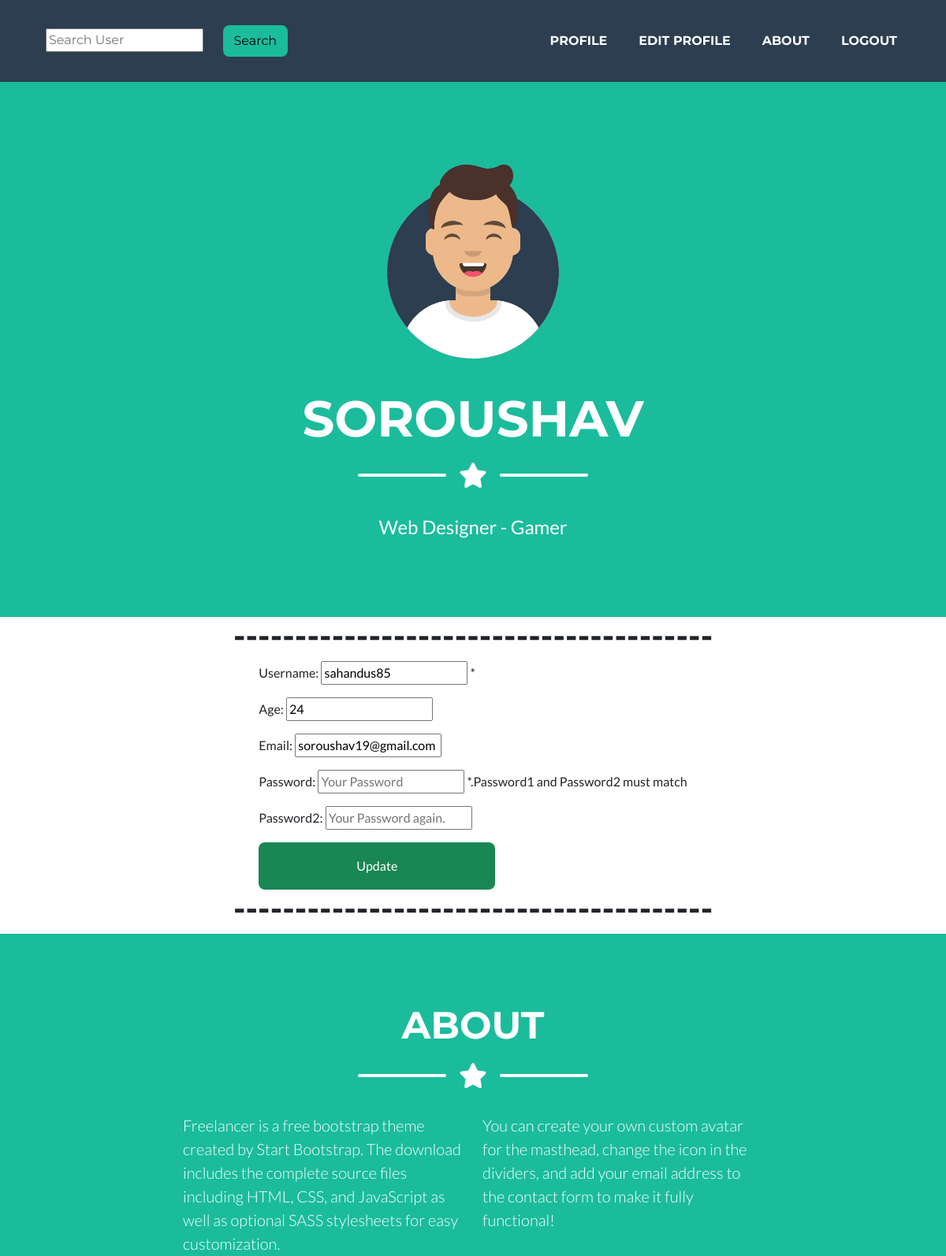
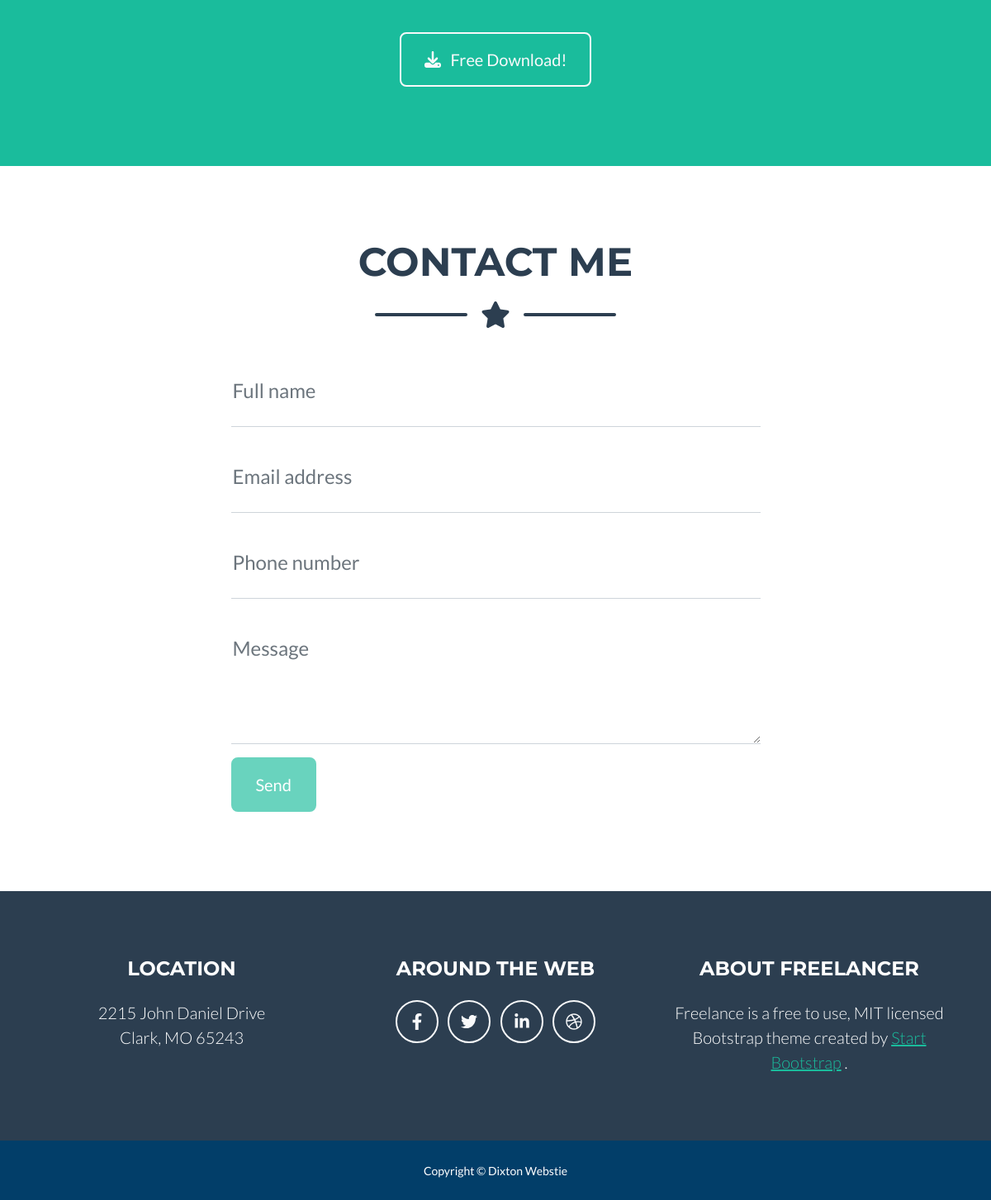
Screenshot of /profile/edit/27/ (signed in) with the database file from the repository (2 pictures, top to bottom).
### profile/models.py (models this page shows, shortened)
class CustomUser(AbstractUser):
    email = models.CharField(max_length=50)
    age = models.PositiveIntegerField(null=True, blank=True)

### profile/views.py (the view)
# urls.py: path('profile/edit/<int:pk>/', EditUserView.as_view(), name='update'),
class EditUserView(UserActionMixin, UpdateView):
    model = get_user_model()
    template_name = 'profile_edit.html'
    form_class = CustomUserChangeForm
    success_url = reverse_lazy('home')

### profile/forms.py
class CustomUserChangeForm(forms.ModelForm):
    username = forms.CharField(max_length=25, help_text="*",
                               widget=forms.TextInput(attrs={"placeholder": "Your Username"}))
    password = forms.CharField(max_length=25, help_text='*.Password1 and Password2 must match',
                               widget=forms.PasswordInput(attrs={"placeholder": "Your Password"}))
    password2 = forms.CharField(max_length=25,
                                widget=forms.PasswordInput(attrs={"placeholder": "Your Password again."}))
    class Meta:
        model = get_user_model()
        fields = ('username', 'age', 'email', 'password', 'password2')

### templates/profile_edit.html (shortened to what this page needs)
<!DOCTYPE html>
{% extends 'home.html' %}
    {% block content %}
        <div class="container d-flex align-items-center flex-column">
        <h1>---------------------------------------</h1>
            <form method="post" action="">
                {{ form.as_p }}
            <button class="btn btn-success" style="height: 60px; width: 300px" type="submit">Update</button>
            </form>
        <h1>---------------------------------------</h1>
        </div>
    {% endblock content %}

### templates/home.html (shortened to what this page needs)
{% load static %}
<!DOCTYPE html>
<html lang="en">
    <head>
        <link href="{% static 'css/styles.css' %}" rel="stylesheet" />
    </head>
    <body id="page-top">
        <nav class="navbar navbar-expand-lg bg-secondary text-uppercase fixed-top" id="mainNav">
            <div class="container">
                {% if user.is_authenticated %}
                    <form action="{% url "search" %}" method="get">
                        <input class="nav-item mx-2 mx-lg-3 mx-xl-3" placeholder="Search User" name="q">
                        <button class="nav-item mx-0 mx-lg-1 btn btn-info" type="submit">Search</button>
                    </form>
                {% endif %}
                <div class="collapse navbar-collapse" id="navbarResponsive">
                    <ul class="navbar-nav ms-auto">
                        {% if user.is_authenticated %}
                            <li class="nav-item mx-0 mx-lg-1"><a class="nav-link py-3 px-0 px-lg-3 rounded" href="{% url 'profile' user.id %}">Profile</a></li>
                                <li class="nav-item mx-0 mx-lg-1"><a class="nav-link py-3 px-0 px-lg-3 rounded" href="{% url 'update' user.id %}">Edit Profile</a></li>
                            <li class="nav-item mx-0 mx-lg-1"><a class="nav-link py-3 px-0 px-lg-3 rounded" href="#about">About</a></li>
                            <li class="nav-item mx-0 mx-lg-1"><a class="nav-link py-3 px-0 px-lg-3 rounded" href="{% url 'account_logout' %}">Logout</a></li>
                        {% endif %}
                    </ul>
                </div>
            </div>
        </nav>
        <header class="masthead bg-primary text-white text-center">
            <div class="container d-flex align-items-center flex-column">
                <img class="masthead-avatar mb-5" src="{% static 'assets/img/avataaars.svg' %}" alt="..." />
                {% if user.is_authenticated %}
                    <h1 class="masthead-heading text-uppercase mb-0">{{ user.username }}</h1>
                {% else %}
                    <h1 class="masthead-heading text-uppercase mb-0">Dixton</h1>
                {% endif %}
                <div class="divider-custom divider-light">
                    <div class="divider-custom-line"></div>
                    <div class="divider-custom-icon"><i class="fas fa-star"></i></div>
                    <div class="divider-custom-line"></div>
                </div>
                <p class="masthead-subheading font-weight-light mb-0">Web Designer - Gamer</p>
            </div>
        </header>
        {% block content %}{% endblock content %}
        <section class="page-section bg-primary text-white mb-0" id="about">
            <div class="container">
                <h2 class="page-section-heading text-center text-uppercase text-white">About</h2>
                <div class="divider-custom divider-light">
                    <div class="divider-custom-line"></div>
                    <div class="divider-custom-icon"><i class="fas fa-star"></i></div>
                    <div class="divider-custom-line"></div>
                </div>
                <div class="row">
                    <div class="col-lg-4 ms-auto"><p class="lead">Freelancer is a free bootstrap theme created by Start Bootstrap. The download includes the complete source files including HTML, CSS, and JavaScript as well as optional SASS stylesheets for easy customization.</p></div>
                    <div class="col-lg-4 me-auto"><p class="lead">You can create your own custom avatar for the masthead, change the icon in the dividers, and add your email address to the contact form to make it fully functional!</p></div>
                </div>
                <div class="text-center mt-4">
                    <a class="btn btn-xl btn-outline-light" href="https://startbootstrap.com/theme/freelancer/">
                        <i class="fas fa-download me-2"></i>
                        Free Download!
                    </a>
                </div>
            </div>
        </section>
        <section class="page-section" id="contact">
            <div class="container">
                <h2 class="page-section-heading text-center text-uppercase text-secondary mb-0">Contact Me</h2>
                <div class="divider-custom">
                    <div class="divider-custom-line"></div>
                    <div class="divider-custom-icon"><i class="fas fa-star"></i></div>
                    <div class="divider-custom-line"></div>
                </div>
                <div class="row justify-content-center">
                    <div class="col-lg-8 col-xl-7">
                        <form id="contactForm" data-sb-form-api-token="API_TOKEN">
                            <div class="form-floating mb-3">
                                <input class="form-control" id="name" type="text" placeholder="Enter your name..." data-sb-validations="required" />
                                <label for="name">Full name</label>
                            </div>
                            <div class="form-floating mb-3">
                                <input class="form-control" id="email" type="email" placeholder="name@example.com" data-sb-validations="required,email" />
                                <label for="email">Email address</label>
                            </div>
                            <div class="form-floating mb-3">
                                <input class="form-control" id="phone" type="tel" placeholder="(123) 456-7890" data-sb-validations="required" />
                                <label for="phone">Phone number</label>
                            </div>
                            <div class="form-floating mb-3">
                                <textarea class="form-control" id="message" type="text" placeholder="Enter your message here..." style="height: 10rem" data-sb-validations="required"></textarea>
                                <label for="message">Message</label>
                            </div>
                            <button class="btn btn-primary btn-xl disabled" id="submitButton" type="submit">Send</button>
                        </form>
                    </div>
                </div>
            </div>
        </section>
        <footer class="footer text-center">
            <div class="container">
                <div class="row">
                    <div class="col-lg-4 mb-5 mb-lg-0">
                        <h4 class="text-uppercase mb-4">Location</h4>
                        <p class="lead mb-0">
                            2215 John Daniel Drive
                            <br />
                            Clark, MO 65243
                        </p>
                    </div>
                    <div class="col-lg-4 mb-5 mb-lg-0">
                        <h4 class="text-uppercase mb-4">Around the Web</h4>
                        <a class="btn btn-outline-light btn-social mx-1" href="#!"><i class="fab fa-fw fa-facebook-f"></i></a>
                        <a class="btn btn-outline-light btn-social mx-1" href="#!"><i class="fab fa-fw fa-twitter"></i></a>
                        <a class="btn btn-outline-light btn-social mx-1" href="#!"><i class="fab fa-fw fa-linkedin-in"></i></a>
                        <a class="btn btn-outline-light btn-social mx-1" href="#!"><i class="fab fa-fw fa-dribbble"></i></a>
                    </div>
                    <div class="col-lg-4">
                        <h4 class="text-uppercase mb-4">About Freelancer</h4>
                        <p class="lead mb-0">
                            Freelance is a free to use, MIT licensed Bootstrap theme created by
                            <a href="http://startbootstrap.com">Start Bootstrap</a>
                            .
                        </p>
                    </div>
                </div>
            </div>
        </footer>
        <div class="copyright py-4 text-center text-white">
            <div class="container"><small>Copyright &copy; Dixton Webstie</small></div>
        </div>
    </body>
</html>

### rows the page displays
CustomUser: username "SOROUSHAV"
CustomUser: username "sahandus85", age "24", email "soroushav19@gmail.com"
